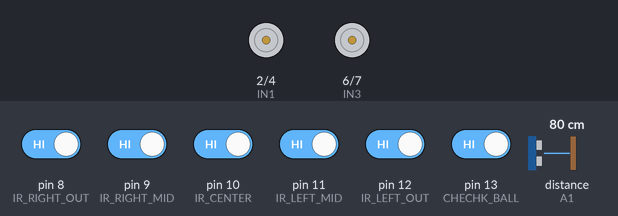
Bench run of a sketch on a simulated Arduino Uno, built with avr-gcc and run on an emulated ATmega328P. On the bench: motor-driver pin pairs drawn as motors (green arrow = first pin HIGH = forward, orange = second pin HIGH = backward, longer = more drive, scaled by the enable pin). Wiring (inferred from the names in the program): ultrasonic range finder: trigger A0; echo A1. The test bench sets the inputs (shaded band); at power-on: pin 8 (IR_RIGHT_OUT), pin 9 (IR_RIGHT_MID), pin 10 (IR_CENTER), pin 11 (IR_LEFT_MID), pin 12 (IR_LEFT_OUT), pin 13 (CHECHK_BALL) HIGH, distance to the obstacle (sensor on A1) 80 cm. The echo pulse lasts 58.3 µs per cm; what the sketch prints to the serial monitor is not drawn.

Above: at 1.2 s.
1.3 s: pin 13 (CHECHK_BALL) driven LOW
At 3.06 s:
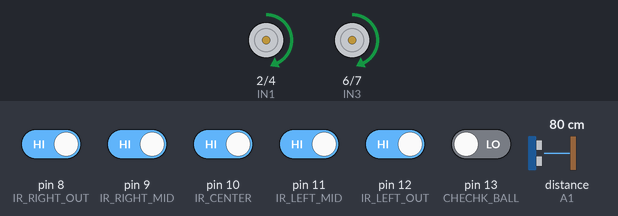
4.3 s: distance to the obstacle (sensor on A1) set to 2 cm
7.3 s: distance to the obstacle (sensor on A1) set to 18 cm
Timing chart, 0 to 10.3 s (numbered marks = the images above; inputs shaded):
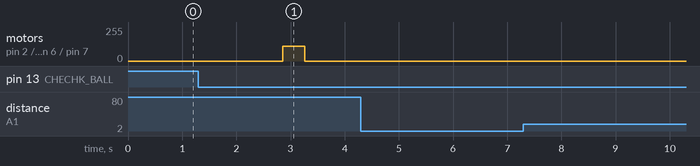

The sketch:

XeTuHanh.ino
```cpp
// ==== KHAI BÁO CÁC CHÂN ==== //
#define IR_LEFT_OUT    12
#define IR_LEFT_MID    11
#define IR_CENTER      10
#define IR_RIGHT_MID   9
#define IR_RIGHT_OUT   8
#define CHECHK_BALL    13

// Cảm biến khoảng cách HC-SR04
#define TRIG_PIN       A0
#define ECHO_PIN       A1

// Điều khiển động cơ
#define IN1 2  // Trái
#define IN2 4
#define IN3 6  // Phải
#define IN4 7
#define ENA 3  // PWM cho động cơ trái
#define ENB 5  // PWM cho động cơ phải

enum TurnDirection { NONE = 0, LEFT = -1, RIGHT = 1 };
TurnDirection lastTurnDirection = NONE;

void setup() {
  // Cấu hình output motor
  int motorPins[] = {IN1, IN2, IN3, IN4, ENA, ENB};
  for (int i = 0; i < 6; i++) pinMode(motorPins[i], OUTPUT);

  // Cấu hình cảm biến dò line
  int sensorPins[] = {
    IR_LEFT_OUT, IR_LEFT_MID, IR_CENTER, IR_RIGHT_MID, IR_RIGHT_OUT
  };
  for (int i = 0; i < 5; i++) pinMode(sensorPins[i], INPUT);

  // Cấu hình HC-SR04
  pinMode(TRIG_PIN, OUTPUT);
  pinMode(ECHO_PIN, INPUT);

  Serial.begin(9600);
}

bool ballChecked = false;
bool atFinish = false;  // đã đến đích


void loop() {
  int sensors[5];
  sensors[0] = digitalRead(IR_LEFT_OUT);
  sensors[1] = digitalRead(IR_LEFT_MID);
  sensors[2] = digitalRead(IR_CENTER);
  sensors[3] = digitalRead(IR_RIGHT_MID);
  sensors[4] = digitalRead(IR_RIGHT_OUT);

  float distance = readDistanceCM();

  debugSensors(sensors, distance);

  // ==== DỪNG KHI ĐẾN ĐÍCH ==== //
  if (!atFinish && sensors[0] && sensors[1] && sensors[2] && sensors[3] && sensors[4]) {
    stopMotors();
    lastTurnDirection = NONE;
    atFinish = true;  // Đánh dấu đã đến đích
    Serial.println("ĐÃ ĐẾN ĐÍCH - DỪNG HẲN CHỜ BÓNG");
    return;
  }

  // ==== ĐANG Ở TRẠNG THÁI DỪNG CHỜ BÓNG ==== //
  if (atFinish) {
    if (!ballChecked && digitalRead(CHECHK_BALL) == 0) {
      Serial.println("NHẬN BÓNG TẠI ĐÍCH - CHẠY THẲNG 1 LẦN");
      delay(1500);
      forward(110);
      delay(400);
      stopMotors();
      delay(200);
      ballChecked = true;
      atFinish = false;  // Thoát trạng thái "đến đích", tiếp tục dò line
    }
    return; // Không làm gì thêm nếu chưa có bóng
  }

  // ==== Ưu tiên leo cầu thang nếu phát hiện ==== //
  if (distance < 3.2) {
    Serial.println("Phát hiện bậc thang - bắt đầu leo...");
    stopMotors();
    delay(400);

    while (readDistanceCM() < 7) {
      forward(210);
      delay(900);
    }

    stopMotors();
    delay(200);
    return;
  }

  // ==== Điều hướng chính (dò line) ==== //
  bool center = sensors[2];
  bool leftMid = sensors[1], rightMid = sensors[3];
  bool leftOut = sensors[0], rightOut = sensors[4];

  if (center && leftMid && leftOut) {
    turnLeft(200); lastTurnDirection = LEFT; Serial.println("Trái mạnh");
  } else if (center && rightMid && rightOut) {
    turnRight(200); lastTurnDirection = RIGHT; Serial.println("Phải mạnh");
  } else if (center || (center && (leftMid || rightMid))) {
    forward(90); lastTurnDirection = NONE; Serial.println("Thẳng");
  } else if (leftOut) {
    turnLeft(180); lastTurnDirection = LEFT; Serial.println("Trái mạnh");
  } else if (rightOut) {
    turnRight(180); lastTurnDirection = RIGHT; Serial.println("Phải mạnh");
  } else if (leftMid) {
    turnLeft(150); lastTurnDirection = LEFT; Serial.println("Trái nhẹ");
  } else if (rightMid) {
    turnRight(150); lastTurnDirection = RIGHT; Serial.println("Phải nhẹ");
  } else {
    Serial.println("Mất line!");
    switch (lastTurnDirection) {
      case LEFT:
        turnLeft(200); delay(300); stopMotors(); Serial.println("Tìm trái rồi dừng"); break;
      case RIGHT:
        turnRight(200); delay(300); stopMotors(); Serial.println("Tìm phải rồi dừng"); break;
      default:
        stopMotors(); Serial.println("Không rõ hướng, dừng"); break;
    }
  }
}


// ===== HÀM ĐIỀU KHIỂN ===== //

void forward(int speed) {
  digitalWrite(IN1, HIGH); digitalWrite(IN2, LOW);
  analogWrite(ENA, speed);
  digitalWrite(IN3, HIGH); digitalWrite(IN4, LOW);
  analogWrite(ENB, speed);
}

void stopMotors() {
  analogWrite(ENA, 0);
  analogWrite(ENB, 0);
}

void turnLeft(int speed) {
  digitalWrite(IN1, LOW); digitalWrite(IN2, HIGH);
  analogWrite(ENA, speed);
  digitalWrite(IN3, HIGH); digitalWrite(IN4, LOW);
  analogWrite(ENB, speed);
}

void turnRight(int speed) {
  digitalWrite(IN1, HIGH); digitalWrite(IN2, LOW);
  analogWrite(ENA, speed);
  digitalWrite(IN3, LOW); digitalWrite(IN4, HIGH);
  analogWrite(ENB, speed);
}

// ===== ĐỌC KHOẢNG CÁCH HC-SR04 ===== //
float  readDistanceCM() {
  digitalWrite(TRIG_PIN, LOW);
  delayMicroseconds(2);
  digitalWrite(TRIG_PIN, HIGH);
  delayMicroseconds(10);
  digitalWrite(TRIG_PIN, LOW);

  long duration = pulseIn(ECHO_PIN, HIGH);
  float distance = duration * 0.034 / 2;
  return distance;
}

// ===== DEBUG ===== //
void debugSensors(int sensors[], long distance) {

  Serial.print(" "); Serial.print(sensors[0]);
  Serial.print("\ "); Serial.print(sensors[1]);
  Serial.print("\ "); Serial.print(sensors[2]);
  Serial.print("\ "); Serial.print(sensors[3]);
  Serial.print("\ "); Serial.print(sensors[4]);
  Serial.print("Check bóng: "); Serial.print(digitalRead(CHECHK_BALL));
  Serial.print("\ Khoảng cách:"); Serial.print(distance); Serial.println(" cm");
}
```

Measured:
- after the input at 1.3 s, motor on pin 2 (IN1) / pin 4 (IN2), motor on pin 6 (IN3) / pin 7 (IN4): stopped → forward 110/255 after 1.6 s, → stopped 0.40 s later
- after the input at 4.3 s, every drawn part: stays the same
- after the input at 7.3 s, every drawn part: stays the same
